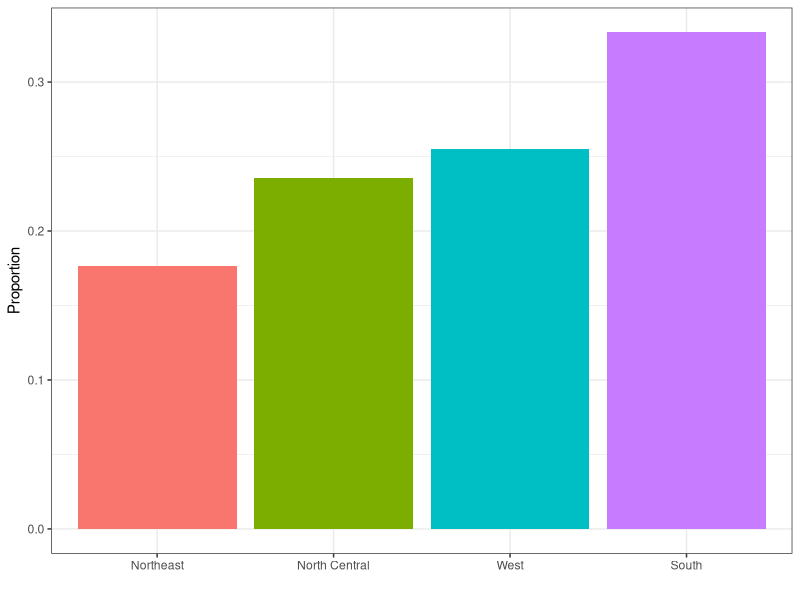
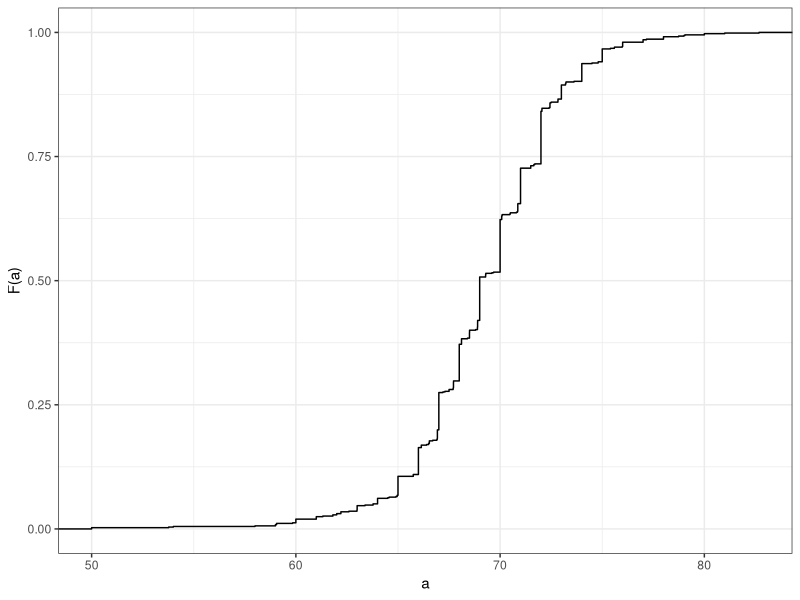
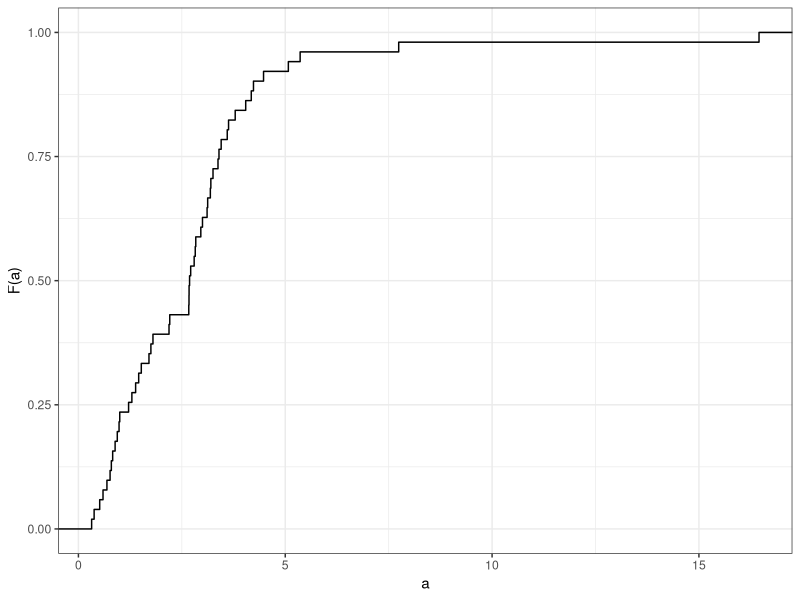
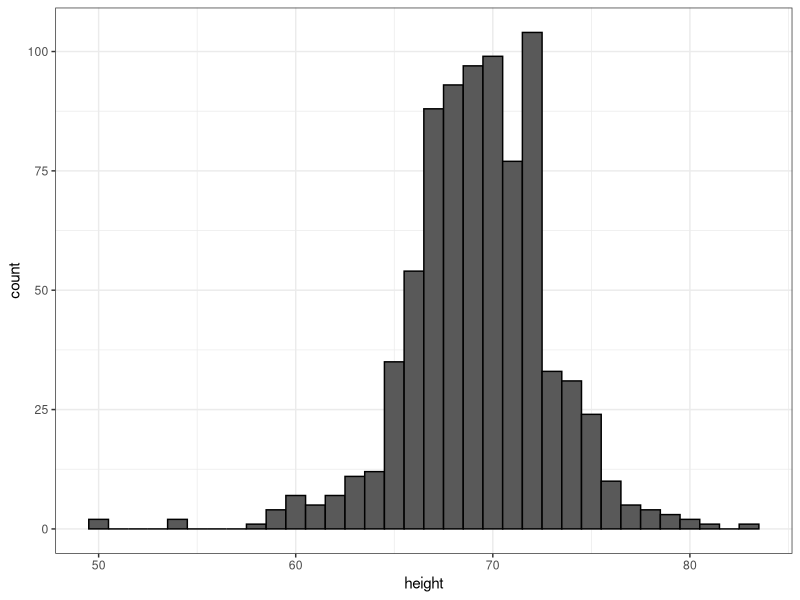
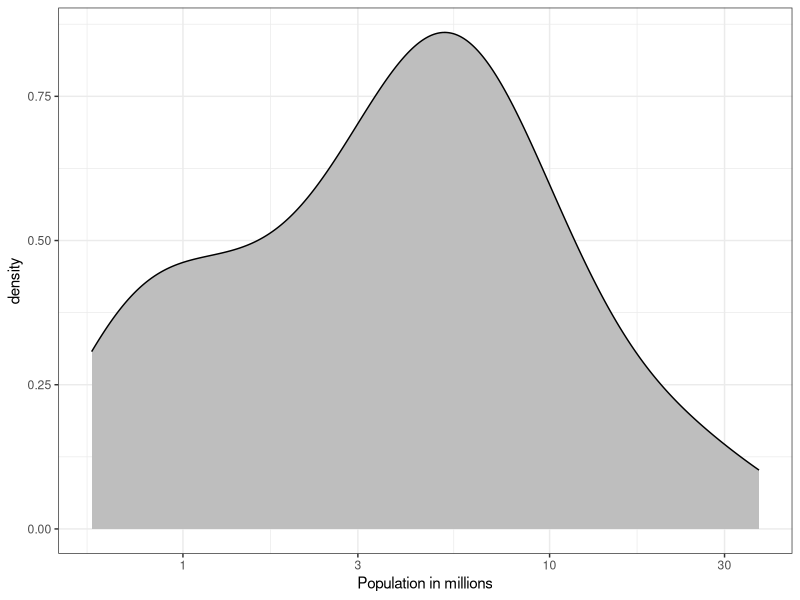
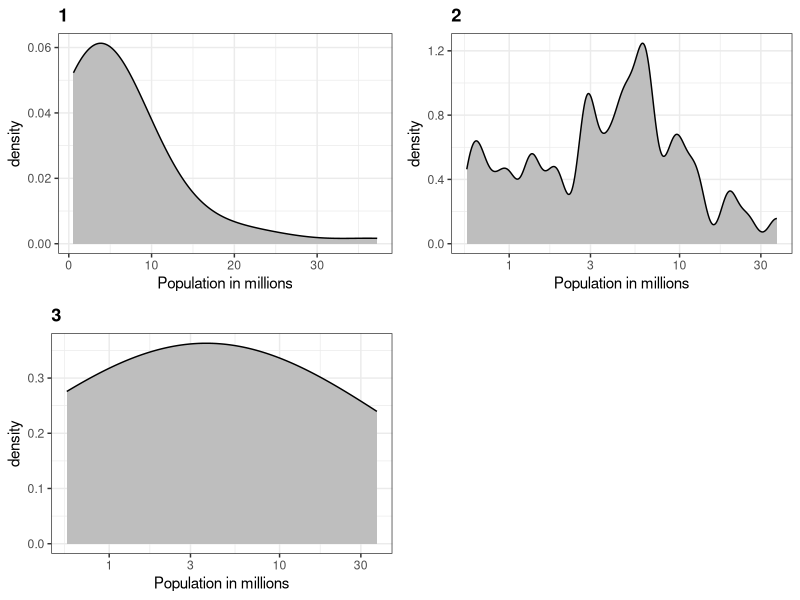

The R source for these figures, in order: (Note: this script raises an error after producing the figures.)
## ---- chunk 1
library(dslabs)
library(ggplot2)
library(tidyverse)
ds_theme_set()
data(murders)
murders |> group_by(region) |>
  summarize(n = n()) |>
  mutate(Proportion = n/sum(n), 
         region = reorder(region, Proportion)) |>
  ggplot(aes(x=region, y=Proportion, fill=region)) + 
  geom_bar(stat = "identity", show.legend = FALSE) + 
  xlab("")
## ---- chunk 2
heights |> filter(sex == "Male") |> ggplot(aes(height)) + 
  stat_ecdf() +
  ylab("F(a)") + xlab("a")
## ---- chunk 3
murders |> mutate(murder_rate = total/population * 10^5) |>
  ggplot(aes(murder_rate)) + 
  stat_ecdf() +
  ylab("F(a)") + xlab("a")
## ---- chunk 4
heights |> 
  filter(sex == "Male") |> 
  ggplot(aes(height)) + 
  geom_histogram(binwidth = 1, color = "black")
## ---- chunk 5
murders |> ggplot(aes(x=population/10^6)) + 
  geom_density(fill = "grey") + 
  scale_x_log10() +
  xlab("Population in millions")
## ---- chunk 6
library(gridExtra)
p1 <- murders |> ggplot(aes(x=population/10^6)) + 
  geom_density(fill = "grey", bw = 5) + xlab("Population in millions") + ggtitle("1")
p2 <- murders |> ggplot(aes(x=population/10^6)) + 
  geom_density(fill = "grey", bw = .05) + scale_x_log10() + xlab("Population in millions") + ggtitle("2")
p3 <- murders |> ggplot(aes(x=population/10^6)) + 
  geom_density(fill = "grey", bw = 1) + scale_x_log10() + xlab("Population in millions") + ggtitle("3")
grid.arrange(p1,p2,p3,ncol=2)
## ---- chunk 7
length(male)
length(female)
## ---- chunk 8
female_percentiles <- quantile(female, c(0.1, 0.3, 0.5, 0.7, 0.9))
male_percentiles <- quantile(male, c(0.1, 0.3, 0.5, 0.7, 0.9) )
df <- data.frame(female_percentiles,male_percentiles)
## ---- chunk 9
library(tidyverse)
library(dslabs)
ds_theme_set()
data(gapminder)
tab <- gapminder |> filter(year == 2010) |> group_by(continent) |> select(continent, population)  
tab |> ggplot(aes(x=continent, y=population/10^6)) + 
  geom_boxplot() + 
  scale_y_continuous(trans = "log10", breaks = c(1,10,100,1000)) + ylab("Population in millions")
## ---- chunk 10
mean(x <= 72) - mean(x <= 69)
## ---- chunk 11
m <- mean(x)
s <- sd(x)
pnorm(72, m, s) - pnorm(69, m, s)
## ---- chunk 12
a <- mean(x <= 81) - mean(x <= 79)
b <- pnorm(81, m, s) - pnorm(79, m, s)
a/b
## ---- chunk 13
sevenfooters <- 1-pnorm(84, 69, 3)
sevenfooters
## ---- chunk 14
sevenfooters * 10^9
## ---- chunk 15
10/(sevenfooters * 10^9)
## ---- chunk 16
lebron <- 1-pnorm(80, 69, 3)
150/(lebron * 10^9)
